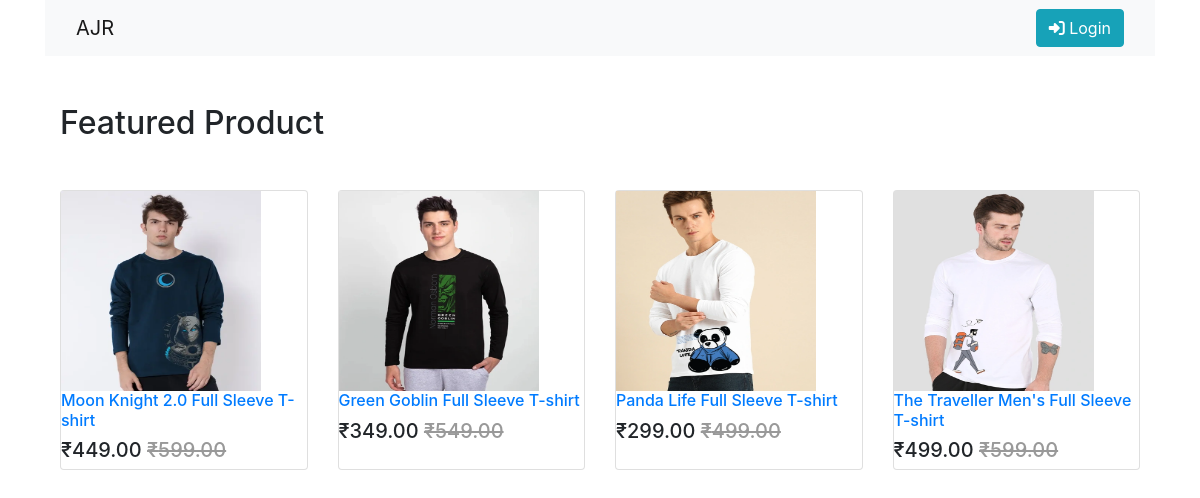
The page / on the database its author committed.
### app_shop/models.py (models this page shows, shortened)
class Product(models.Model):
    name=models.CharField(max_length=100)
    preview_text=models.TextField(max_length=200)
    details_text=models.TextField(max_length=2000)
    price=models.FloatField()
    old_price=models.FloatField(default=0.00)
    category=models.ForeignKey(Category,on_delete=models.CASCADE,related_name='Category')
    image=models.ImageField(upload_to='product')
    created=models.DateTimeField(auto_now_add=True)

### app_shop/views.py (the view)
# urls.py: path('',views.Home.as_view(),name='home'),
class Home(ListView):
    model=Product
    template_name='app_shop/home.html'

### templates/app_shop/home.html (shortened to what this page needs)
{% extends 'base.html' %}
{% block content %}
<div class="container my-5">
  <h2 class="my-5">Featured Product</h2>
  <div class="row">
    {% for p in object_list %}
      <div class="col-md-6 col-sm-12 col-lg-3">
        <figure class="card card-product">
          <div class="img-wrap">
            <img src="/media/{{ p.image }}" width="200px" height="200px">
          </div>
          <figcaption class="info-wrap">
            <h6 class="title"><a href="{% url 'app_shop:productdetail' pk=p.pk %}">{{p.name}}</a></h6>
            <div class="action-wrap">
              <div class="price-wrap h5">
                <span class="price-new">₹{{p.price|floatformat:2}}</span>
                <span class="price-old" style='color:#999;'><strike>₹{{p.old_price|floatformat:2}}</strike></span>
              </div>
            </div>
          </figcaption>
        </figure>
      </div>
    {% endfor %}
  </div>
</div>
{% endblock %}

### templates/base.html (style rules this page uses)
.card { height:280px }
.card-product:after { content:"": display:table: clear:both; visibility: hidden; }

### rows shown on the page
Product: image (picture), name "Moon Knight 2.0 Full Sleeve T-shirt", price "449.00", old_price "599.00"
Product: image (picture), name "Green Goblin Full Sleeve T-shirt", price "349.00", old_price "549.00"
Product: image (picture), name "Panda Life Full Sleeve T-shirt", price "299.00", old_price "499.00"
Product: image (picture), name "The Traveller Men's Full Sleeve T-shirt", price "499.00", old_price "599.00"
